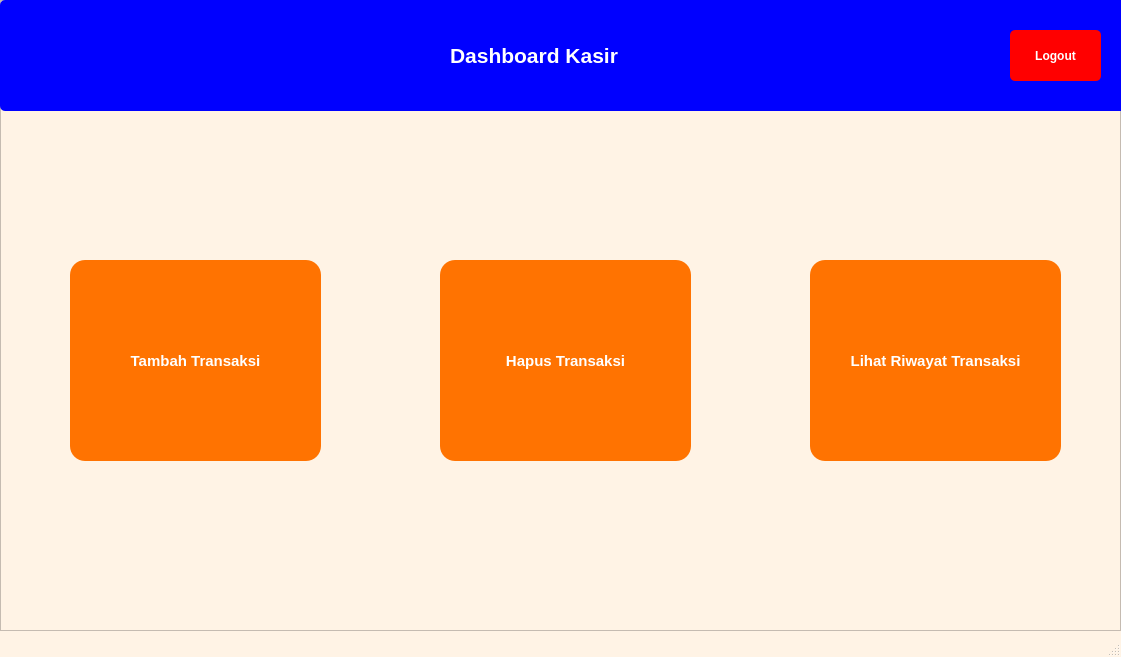
<?xml version="1.0" encoding="UTF-8"?>
<ui version="4.0">
 <class>MainWindow</class>
 <widget class="QMainWindow" name="MainWindow">
  <property name="geometry">
   <rect>
    <x>0</x>
    <y>0</y>
    <width>1121</width>
    <height>657</height>
   </rect>
  </property>
  <property name="font">
   <font>
    <pointsize>12</pointsize>
   </font>
  </property>
  <property name="windowTitle">
   <string>MainWindow</string>
  </property>
  <property name="styleSheet">
   <string notr="true">QMainWindow {
    background-color: rgb(255, 243, 229);          
}</string>
  </property>
  <widget class="QWidget" name="centralwidget">
   <property name="styleSheet">
    <string notr="true">QWidget{
    background-color: rgb(255, 243, 229);          
}</string>
   </property>
   <widget class="QFrame" name="frame">
    <property name="geometry">
     <rect>
      <x>0</x>
      <y>0</y>
      <width>1121</width>
      <height>631</height>
     </rect>
    </property>
    <property name="styleSheet">
     <string notr="true">QFrame {
    background-color: rgb(255, 243, 229);          
}</string>
    </property>
    <property name="frameShape">
     <enum>QFrame::StyledPanel</enum>
    </property>
    <property name="frameShadow">
     <enum>QFrame::Raised</enum>
    </property>
    <widget class="QPushButton" name="pushButton_2">
     <property name="geometry">
      <rect>
       <x>810</x>
       <y>260</y>
       <width>251</width>
       <height>201</height>
      </rect>
     </property>
     <property name="font">
      <font>
       <pointsize>11</pointsize>
       <weight>75</weight>
       <bold>true</bold>
      </font>
     </property>
     <property name="styleSheet">
      <string notr="true">QPushButton {
   background-color: rgb(255, 115, 1);
   color: white;    
   border-radius: 15px;   
   padding: 6px;}</string>
     </property>
     <property name="text">
      <string>Lihat Riwayat Transaksi</string>
     </property>
    </widget>
    <widget class="QPushButton" name="pushButton">
     <property name="geometry">
      <rect>
       <x>70</x>
       <y>260</y>
       <width>251</width>
       <height>201</height>
      </rect>
     </property>
     <property name="font">
      <font>
       <pointsize>11</pointsize>
       <weight>75</weight>
       <bold>true</bold>
      </font>
     </property>
     <property name="styleSheet">
      <string notr="true">QPushButton {
   background-color: rgb(255, 115, 1);
   color: white;    
   border-radius: 15px;   
   padding: 6px;}</string>
     </property>
     <property name="text">
      <string>Tambah Transaksi</string>
     </property>
    </widget>
    <widget class="QPushButton" name="pushButton_3">
     <property name="geometry">
      <rect>
       <x>440</x>
       <y>260</y>
       <width>251</width>
       <height>201</height>
      </rect>
     </property>
     <property name="font">
      <font>
       <pointsize>11</pointsize>
       <weight>75</weight>
       <bold>true</bold>
      </font>
     </property>
     <property name="styleSheet">
      <string notr="true">QPushButton {
   background-color: rgb(255, 115, 1);
   color: white;    
   border-radius: 15px;   
   padding: 6px;}</string>
     </property>
     <property name="text">
      <string>Hapus Transaksi</string>
     </property>
    </widget>
    <widget class="QWidget" name="widget" native="true">
     <property name="geometry">
      <rect>
       <x>0</x>
       <y>0</y>
       <width>1131</width>
       <height>111</height>
      </rect>
     </property>
     <property name="styleSheet">
      <string notr="true">QWidget {
    background-color: rgb(0, 0, 255);
	border-radius: 5px        
}</string>
     </property>
     <widget class="QLabel" name="label">
      <property name="geometry">
       <rect>
        <x>450</x>
        <y>30</y>
        <width>231</width>
        <height>51</height>
       </rect>
      </property>
      <property name="font">
       <font>
        <pointsize>16</pointsize>
        <weight>75</weight>
        <bold>true</bold>
       </font>
      </property>
      <property name="styleSheet">
       <string notr="true">QLabel {
	color : white
	}</string>
      </property>
      <property name="text">
       <string>Dashboard Kasir</string>
      </property>
     </widget>
     <widget class="QPushButton" name="pushButton_5">
      <property name="geometry">
       <rect>
        <x>1010</x>
        <y>30</y>
        <width>91</width>
        <height>51</height>
       </rect>
      </property>
      <property name="font">
       <font>
        <pointsize>9</pointsize>
        <weight>75</weight>
        <bold>true</bold>
       </font>
      </property>
      <property name="styleSheet">
       <string notr="true">QPushButton {
   background-color: rgb(255, 0, 0);
   color: white;    
   border-radius: 5px;   
   padding: 6px;}</string>
      </property>
      <property name="text">
       <string>Logout</string>
      </property>
     </widget>
    </widget>
   </widget>
  </widget>
  <widget class="QMenuBar" name="menubar">
   <property name="geometry">
    <rect>
     <x>0</x>
     <y>0</y>
     <width>1121</width>
     <height>26</height>
    </rect>
   </property>
  </widget>
  <widget class="QStatusBar" name="statusbar"/>
 </widget>
 <resources/>
 <connections/>
</ui>
